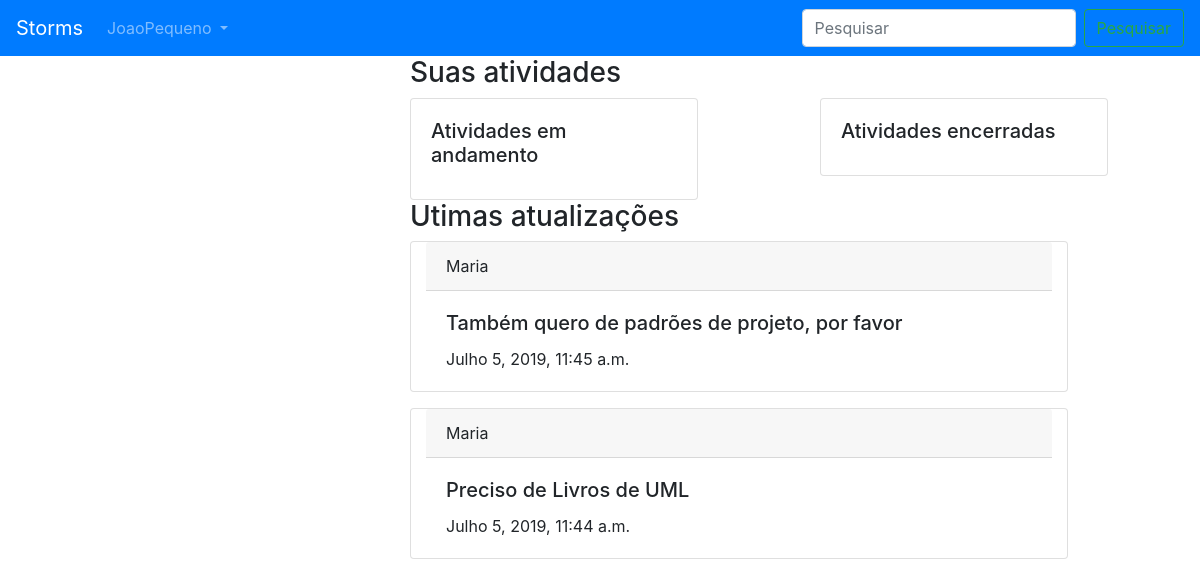
The app's page / (signed in), older data.
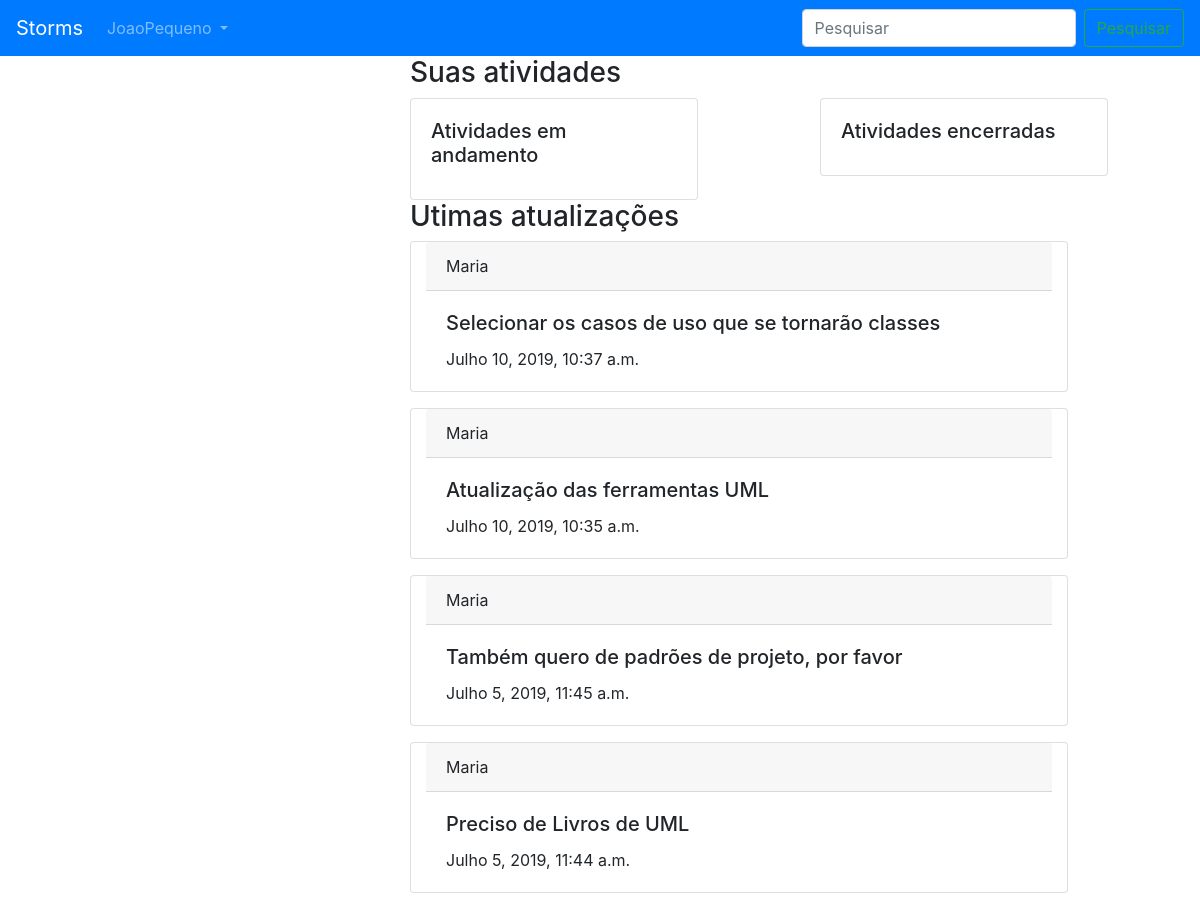
The same page, newer data.
### api/models.py (models this page shows, shortened)
class Comentario(models.Model):
	owner = models.ForeignKey('auth.User', related_name='ownercomentario', on_delete=models.CASCADE)
	conteudo = models.CharField(max_length=256)
	date_time = models.DateTimeField(auto_now_add=True)
	atributo = models.ForeignKey(Atributo, on_delete=models.CASCADE, related_name='comentarios')
	class Meta:
		ordering = ('-date_time',)

### webapp/views.py (the view)
# urls.py: path('', views.index, name='index'),
@login_required
def index(request):
	projetos = Projeto.objects.filter(owner=request.user.id)
	atributos = Atributo.objects.filter(responsavel=request.user)
	return render(request, 'webapp/home.html', {'perfil_logado': get_user(request), 'projetos':projetos,
		'atributos':atributos})

### webapp/views.py (called while the page is built)
@login_required
def get_user(request):
	return request.user

### webapp/templates/webapp/home.html (shortened to what this page needs)
{% extends "webapp/base.html" %}
{% block body %}
	<h3>Suas atividades</h3>
<div class="row">
	<div class="col-md-6">
	<div class="card" style="width: 18rem;">
	  <div class="card-body">
	    <h5 class="card-title">Atividades em andamento</h5>
	  </div>
	</div>
	</div>
	<div class="col-md-6">
	<div class="card" style="width: 18rem;">
	  <div class="card-body">
	    <h5 class="card-title">Atividades encerradas</h5>
	  </div>
	</div>
</div>
</div>
	<h3>Utimas atualizações</h3>
	{% for projeto in projetos %}
		{%for tarefa in projeto.scopo.atributos.all%}
			{% for comentario in tarefa.comentarios.all %}
				<div class="card col-md-10">
				  <div class="card-header">
				    {{comentario.owner}}
				  </div>
				  <div class="card-body">
				    <h5 class="card-title">{{comentario.conteudo}}</h5>
				    <p class="card-text">{{comentario.date_time}}</p>
				  </div>
				</div>
			{% endfor %}
		{% endfor %}
	{% endfor %}
{% endblock %}

Row changes from the older to the newer data that the page shows:
added Comentario: owner "Maria", conteudo "Selecionar os casos de uso que se tornarão classes", date_time "Julho 10, 2019, 10:37 a.m."
added Comentario: owner "Maria", conteudo "Atualização das ferramentas UML", date_time "Julho 10, 2019, 10:35 a.m."
